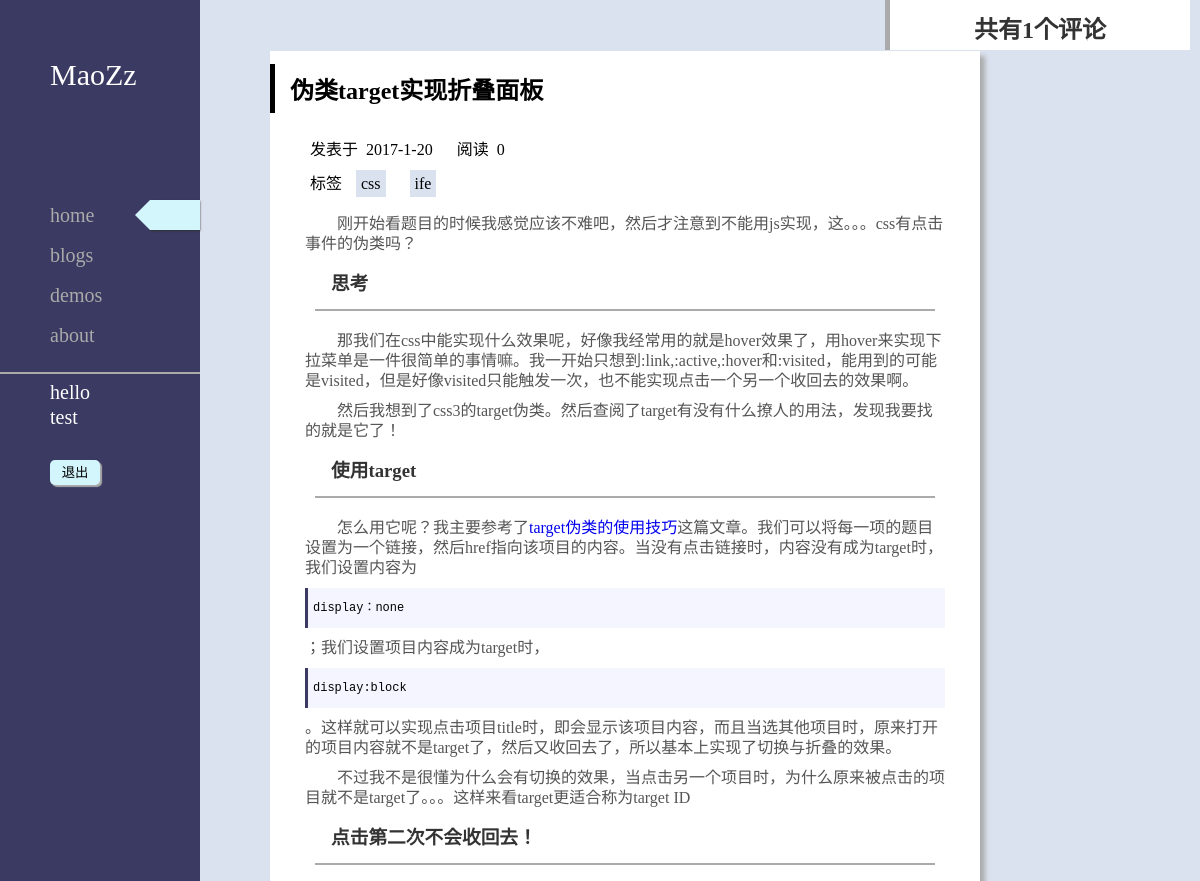
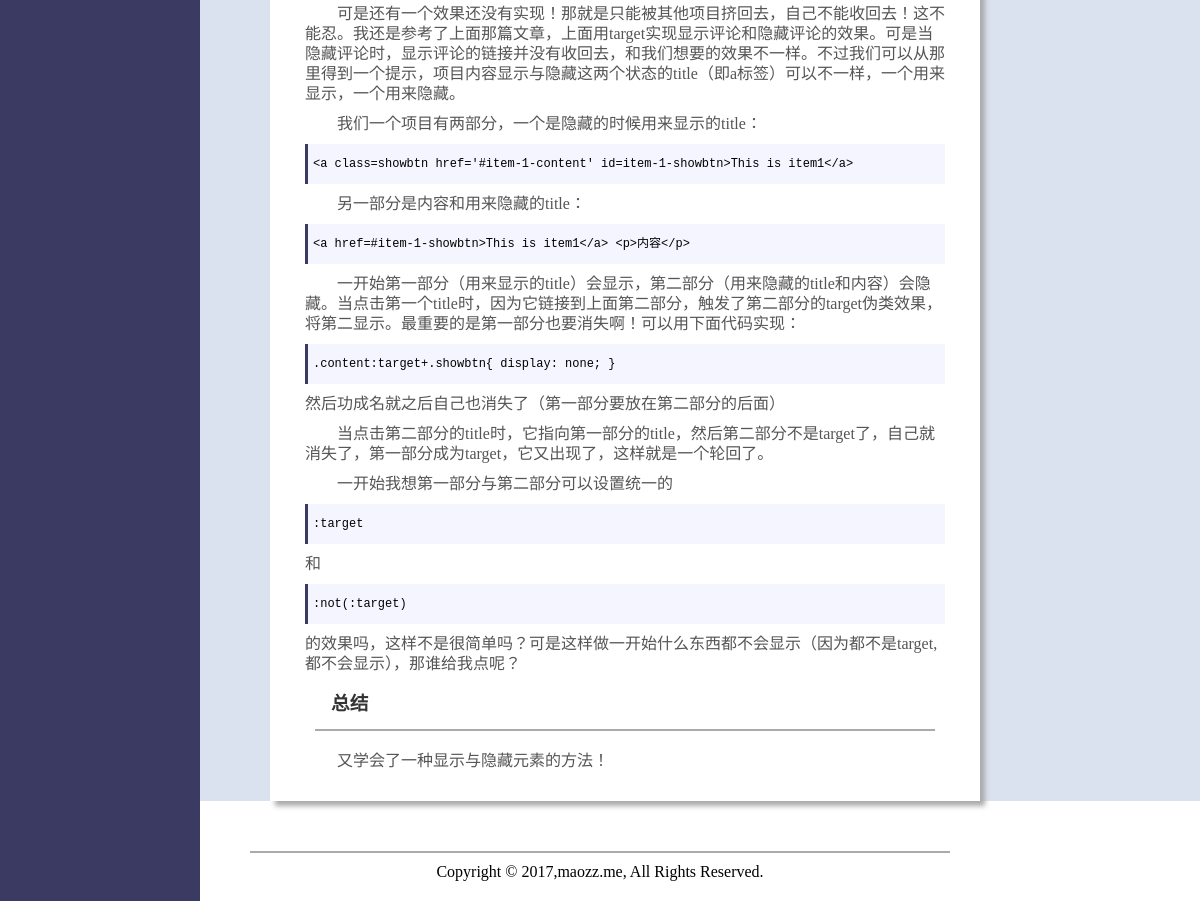
The app's page /detail/3 (signed in) with its own data (2 pictures, top to bottom).
### blog/models.py (models this page shows, shortened)
class Post(models.Model):
  title = models.CharField(max_length=30)
  publish_time = models.DateTimeField('Date Published')
  intro = models.TextField()
  view = models.IntegerField(default=0)
  tags = models.ManyToManyField(Tag)

class Tag(models.Model):
  name = models.CharField(max_length=10)
  def __str__(self):
    return self.name

class Blog(Post):
  content = models.TextField()

### blog/views.py (the view)
# urls.py: url(r'^detail/(\d+)/?$',views.detail,name='detail'),
def detail(rq,id):
    islogin,username = validate(rq)
    try:
        post=Blog.objects.get(id=id)
        post.content = markdown(post.content)
        remarks = BlogRemark.objects.filter(blog_id=id)
        if islogin:
            rq.session['blog_id'] = id
        rp = render(rq,'blog.html',{'remarks':remarks,'blog': post,'islogin': islogin,'username': username})
        rp.set_cookie('page','999');
        return rp
    except Blog.DoesNotExist as err:
        try:
            post = Demo.objects.get(id=id)
            remarks = DemoRemark.objects.filter(demo_id=id)
            if islogin:
                 rq.session['demo_id'] = id
            rp = render(rq,'demo.html',{'demo': post,'remarks': remarks})
            rp.set_cookie('page','999');
            return rp
        except Demo.DoesNotExist as err:
            return HttpResponse(status=404)

### blog/views.py (called while the page is built)
def validate(rq):
    username = rq.session.get('username',False)
    islogin = False
    if username:
        islogin = True
    return islogin,username

### blog/templates/blog.html (shortened to what this page needs)
<!DOCTYPE html>
<html lang="en">
<head>
  {% load static %}
  <link href="{% static 'blog/css/base.css' %}" rel="stylesheet">
  <link href="{% static 'blog/css/blog.css' %}" rel="stylesheet">
  <link href="{% static 'blog/css/remark.css' %}" rel="stylesheet">
</head>
<body>
{% include 'common/nav.html' %}
<div class="container">
  <div class="blog">
    <h2>{{ blog.title }}</h2>
    <div class="msg">
      <span class="publish-date">发表于&nbsp&nbsp{{ blog.publish_time | date:'Y-g-j' }}</span>
      <span class="view">阅读&nbsp&nbsp{{ blog.view }}</span>
      <div class="tags">
        <span>标签</span>
        {% for tag in blog.tags.all %}
        <span class="tag">{{ tag }}</span>
        {% endfor %}
      </div>
    </div>
    <div class="content">
    {{ blog.content | safe }}
    </div>
  </div>
</div>
{% include 'common/footer.html' %}
{% include 'common/blog_remark.html' %}
</body>
</html>

### blog/static/blog/css/base.css (style rules this page uses)
* { margin: 0; padding: 0; }
a { text-decoration: none; }
.container { margin-left: 200px; background: #dbe2ef; border-top: 1px solid transparent; }

### blog/static/blog/css/blog.css (style rules this page uses)
.blog { margin: 50px 70px; width: 670px; padding: 20px; background: #fff; box-shadow: 5px 5px 5px #aaa; }
.blog h2 { margin-bottom: 30px; position: relative; }
.blog h2::before { position: absolute; left: -20px; top: -20%; width: 5px; height: 140%; content: ''; background: #000; }
.msg { margin: 20px; }
.msg>* { margin-top: 10px; }
.publish-date { padding-bottom: 10px; margin-right: 20px; }
.tag { padding: 5px; line-height: 20px; background: #dbe2ef; margin: 0 10px; }
.blog h3 { color: #333; margin: 20px; padding-bottom: 15px; border-bottom: 2px #aaa solid; }
.blog p { margin: 10px; text-indent: 2em; color: #555; }
code { text-indent:0; border-left: #3a3a62 solid 3px; display:block; font-size:12px; font-family:Courier, Calibri,"宋体"; margin:10px 0; padding:10px 0 10px 5px; background:#f5f5ff; color:#000; }

### blog/static/blog/css/remark.css (style rules this page uses)
.content { margin: 5px; text-indent: 1em; color: #333; font-size: 16px; line-height: 20px; }

### records on screen
Post: title "伪类target实现折叠面板", publish_time "2017-1-20", view "0"
Tag: name "css"
Tag: name "ife"
Blog: content "刚开始看题目的时候我感觉应该不难吧，然后才注意到不能用js实现，这。。。css有点击事件的伪类吗？ 思考 那我们在css中能实现什么效果呢，好像我经常用的就是hover效果了，用hover来实现下拉菜单是一件很简单的事情嘛。我一开始只想到:link,:active,:hover和:visited，能用到的可能是visited，但是好像visited只能触发一次，也不能实现点击一个另一个收回去的效果啊。 然后我想到了css3的target伪类。然后查阅了target有没有什么撩人的用法，发现我要找的就是它了！ 使用target 怎么用它呢？我主要参考了 target伪类的使用技巧 这篇文章。我们可以将每一项的题目设置为一个链接，然后href指向该项目的内容。当没有点击链接时，内容没有成为target时，我们设置内容为 display：none ；我们设置项目内容成为target时， display:block 。这样就可以实现点击项目title时，即会显示该项目内容，而且当选其他项目时，原来打开的项目内容就不是target了，然后又收回去了，所以基本上实现了切换与折叠的效果。 不过我不是很懂为什么会有切换的效果，当点击另一个项目时，为什么原来被点击的项目就不是target了。。。这样来看target更适合称为target ID 点击第二次不会收回去！…"

### other values on screen
{{ username }} "test"
{{ remarks | length }} "1"
